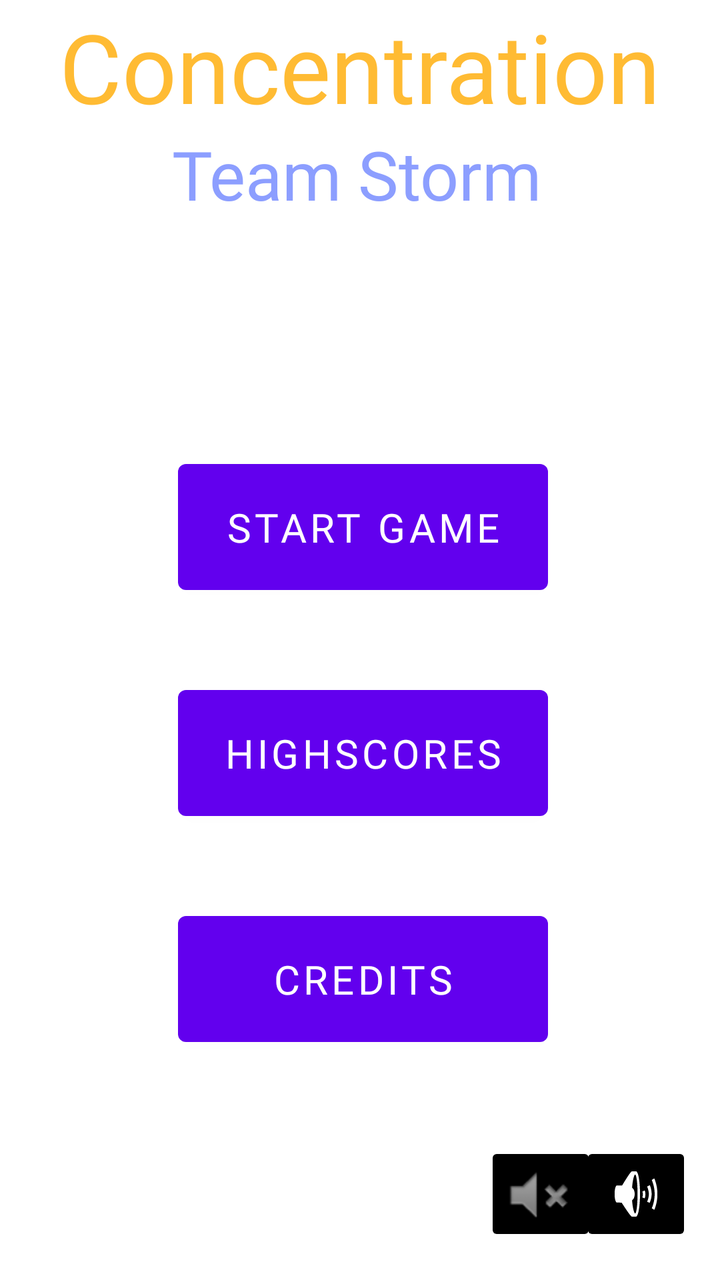
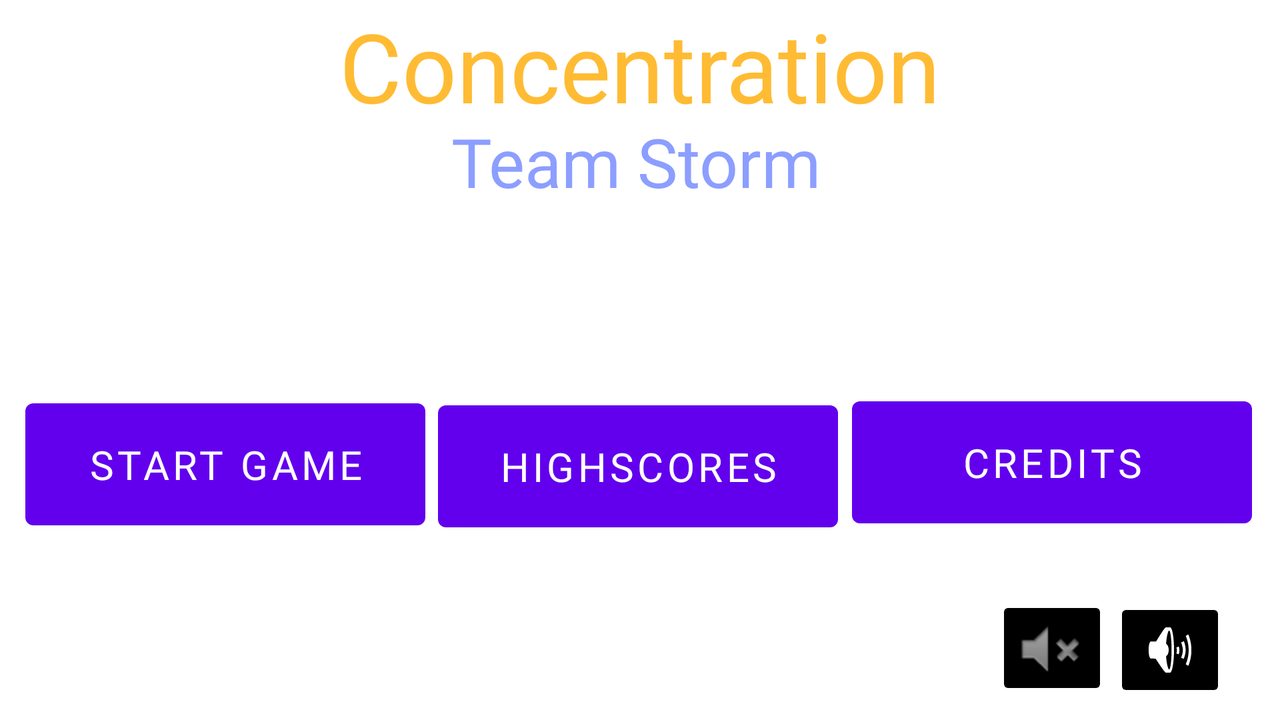

First picture: res/layout/ on a phone held upright. Second picture: the repository's own variant of that layout, on a device whose configuration matches the variant's folder. Source for both follows.
<!-- AndroidManifest.xml: application theme Theme.ConcentrationGame -->
<!-- res/layout/activity_main.xml -->
<?xml version="1.0" encoding="utf-8"?>
<androidx.constraintlayout.widget.ConstraintLayout xmlns:android="http://schemas.android.com/apk/res/android"
    xmlns:app="http://schemas.android.com/apk/res-auto"
    xmlns:tools="http://schemas.android.com/tools"
    android:layout_width="match_parent"
    android:layout_height="match_parent"
    android:background="@drawable/photo_1583459094467_e0db130c0dea"
    tools:context=".MainActivity">

    <ImageButton
        android:id="@+id/mainMusicButton"
        android:layout_width="wrap_content"
        android:layout_height="wrap_content"
        android:backgroundTint="@color/black"
        android:contentDescription="@string/mute_audio"
        app:layout_constraintBottom_toBottomOf="parent"
        app:layout_constraintEnd_toEndOf="parent"
        app:layout_constraintHorizontal_bias="0.954"
        app:layout_constraintStart_toStartOf="parent"
        app:layout_constraintTop_toTopOf="parent"
        app:layout_constraintVertical_bias="0.971"
        app:srcCompat="@android:drawable/ic_lock_silent_mode_off" />

    <TextView
        android:id="@+id/titleLabel1"
        android:layout_width="wrap_content"
        android:layout_height="wrap_content"
        android:fontFamily="@font/stick"
        android:text="@string/concentration"
        android:textAllCaps="false"
        android:textAppearance="@style/TextAppearance.AppCompat.Display1"
        android:textColor="@android:color/holo_orange_light"
        android:textSize="48sp"
        app:layout_constraintBottom_toBottomOf="parent"
        app:layout_constraintEnd_toEndOf="parent"
        app:layout_constraintStart_toStartOf="parent"
        app:layout_constraintTop_toTopOf="parent"
        app:layout_constraintVertical_bias="0.002" />

    <Button
        android:id="@+id/startButton"
        android:layout_width="185dp"
        android:layout_height="75dp"
        android:fontFamily="@font/stick"
        android:text="@string/start_game"
        android:textSize="20sp"
        app:layout_constraintBottom_toBottomOf="parent"
        app:layout_constraintEnd_toEndOf="parent"
        app:layout_constraintHorizontal_bias="0.508"
        app:layout_constraintStart_toStartOf="parent"
        app:layout_constraintTop_toTopOf="parent"
        app:layout_constraintVertical_bias="0.4" />

    <Button
        android:id="@+id/highscoreButton"
        android:layout_width="185dp"
        android:layout_height="75dp"
        android:fontFamily="@font/stick"
        android:text="@string/highscores"
        android:textSize="20sp"
        app:layout_constraintBottom_toBottomOf="parent"
        app:layout_constraintEnd_toEndOf="parent"
        app:layout_constraintHorizontal_bias="0.508"
        app:layout_constraintStart_toStartOf="parent"
        app:layout_constraintTop_toTopOf="parent"
        app:layout_constraintVertical_bias="0.6" />

    <Button
        android:id="@+id/creditsButton"
        android:layout_width="185dp"
        android:layout_height="75dp"
        android:fontFamily="@font/stick"
        android:text="@string/credits"
        android:textSize="20sp"
        app:layout_constraintBottom_toBottomOf="parent"
        app:layout_constraintEnd_toEndOf="parent"
        app:layout_constraintHorizontal_bias="0.508"
        app:layout_constraintStart_toStartOf="parent"
        app:layout_constraintTop_toTopOf="parent"
        app:layout_constraintVertical_bias="0.8"
        tools:ignore="TextContrastCheck" />

    <TextView
        android:id="@+id/titleLabel2"
        android:layout_width="wrap_content"
        android:layout_height="wrap_content"
        android:fontFamily="@font/stick"
        android:text="@string/team_storm"
        android:textColor="#8C9EFF"
        android:textSize="34sp"
        app:layout_constraintBottom_toBottomOf="parent"
        app:layout_constraintEnd_toEndOf="parent"
        app:layout_constraintHorizontal_bias="0.491"
        app:layout_constraintStart_toStartOf="parent"
        app:layout_constraintTop_toTopOf="parent"
        app:layout_constraintVertical_bias="0.108" />

    <ImageButton
        android:id="@+id/mainUnmuteButton"
        android:layout_width="wrap_content"
        android:layout_height="wrap_content"
        android:backgroundTint="@color/black"
        android:contentDescription="@string/unmute_audio"
        app:layout_constraintBottom_toBottomOf="parent"
        app:layout_constraintEnd_toEndOf="parent"
        app:layout_constraintHorizontal_bias="0.797"
        app:layout_constraintStart_toStartOf="parent"
        app:layout_constraintTop_toTopOf="parent"
        app:layout_constraintVertical_bias="0.971"
        app:srcCompat="@android:drawable/ic_lock_silent_mode"
        tools:ignore="DuplicateSpeakableTextCheck" />

</androidx.constraintlayout.widget.ConstraintLayout>
<!-- resources referenced by this layout -->
<resources>
  <color name="black">#FF000000</color>
  <string name="concentration">Concentration</string>
  <string name="credits">CREDITS</string>
  <string name="highscores">HIGHSCORES</string>
  <string name="mute_audio">Mute Audio</string>
  <string name="start_game">START GAME</string>
  <string name="team_storm">Team Storm</string>
  <string name="unmute_audio">Unmute Audio</string>
  <style name="Theme.ConcentrationGame" parent="Theme.MaterialComponents.DayNight.DarkActionBar">
          
          <item name="colorPrimary">@color/purple_500</item>
          <item name="colorPrimaryVariant">@color/purple_700</item>
          <item name="colorOnPrimary">@color/white</item>
          
          <item name="colorSecondary">@color/teal_200</item>
          <item name="colorSecondaryVariant">@color/teal_700</item>
          <item name="colorOnSecondary">@color/black</item>
          
          <item name="android:statusBarColor">?attr/colorPrimaryVariant</item>
          
      </style>
  <color name="purple_500">#FF6200EE</color>
  <color name="purple_700">#FF3700B3</color>
  <color name="white">#FFFFFFFF</color>
  <color name="teal_200">#FF03DAC5</color>
  <color name="teal_700">#FF018786</color>
</resources>
<!-- res/layout-land/activity_main.xml (the repository's variant of the layout above) -->
<!-- drawn on the phone turned sideways -->
<?xml version="1.0" encoding="utf-8"?>
<androidx.constraintlayout.widget.ConstraintLayout xmlns:android="http://schemas.android.com/apk/res/android"
    xmlns:app="http://schemas.android.com/apk/res-auto"
    xmlns:tools="http://schemas.android.com/tools"
    android:layout_width="match_parent"
    android:layout_height="match_parent"
    android:background="@drawable/photo_1583459094467_e0db130c0dea"
    tools:context=".MainActivity">

    <ImageButton
        android:id="@+id/mainUnmuteButton"
        android:layout_width="wrap_content"
        android:layout_height="wrap_content"
        android:backgroundTint="@color/black"
        android:contentDescription="@string/unmute_audio"
        app:layout_constraintBottom_toBottomOf="parent"
        app:layout_constraintEnd_toEndOf="parent"
        app:layout_constraintHorizontal_bias="0.853"
        app:layout_constraintStart_toStartOf="parent"
        app:layout_constraintTop_toTopOf="parent"
        app:layout_constraintVertical_bias="0.967"
        app:srcCompat="@android:drawable/ic_lock_silent_mode"
        tools:ignore="DuplicateSpeakableTextCheck" />

    <ImageButton
        android:id="@+id/mainMusicButton"
        android:layout_width="wrap_content"
        android:layout_height="wrap_content"
        android:backgroundTint="@color/black"
        android:contentDescription="@string/unmute_audio"
        app:layout_constraintBottom_toBottomOf="parent"
        app:layout_constraintEnd_toEndOf="parent"
        app:layout_constraintHorizontal_bias="0.954"
        app:layout_constraintStart_toStartOf="parent"
        app:layout_constraintTop_toTopOf="parent"
        app:layout_constraintVertical_bias="0.971"
        app:srcCompat="@android:drawable/ic_lock_silent_mode_off"
        tools:ignore="SpeakableTextPresentCheck" />

    <TextView
        android:id="@+id/titleLabel1"
        android:layout_width="wrap_content"
        android:layout_height="wrap_content"
        android:fontFamily="@font/stick"
        android:text="@string/concentration"
        android:textAllCaps="false"
        android:textAppearance="@style/TextAppearance.AppCompat.Display1"
        android:textColor="@android:color/holo_orange_light"
        android:textSize="48sp"
        app:layout_constraintBottom_toBottomOf="parent"
        app:layout_constraintEnd_toEndOf="parent"
        app:layout_constraintStart_toStartOf="parent"
        app:layout_constraintTop_toTopOf="parent"
        app:layout_constraintVertical_bias="0.002" />

    <Button
        android:id="@+id/startButton"
        android:layout_width="200dp"
        android:layout_height="73dp"
        android:fontFamily="@font/stick"
        android:text="@string/start_game"
        android:textSize="20sp"
        app:layout_constraintBottom_toBottomOf="parent"
        app:layout_constraintEnd_toStartOf="@+id/highscoreButton"
        app:layout_constraintHorizontal_bias="0.658"
        app:layout_constraintStart_toStartOf="parent"
        app:layout_constraintTop_toTopOf="parent"
        app:layout_constraintVertical_bias="0.682"
        tools:ignore="TextContrastCheck" />

    <Button
        android:id="@+id/highscoreButton"
        android:layout_width="200dp"
        android:layout_height="73dp"
        android:fontFamily="@font/stick"
        android:text="@string/highscores"
        android:textSize="20sp"
        app:layout_constraintBottom_toBottomOf="parent"
        app:layout_constraintEnd_toEndOf="parent"
        app:layout_constraintHorizontal_bias="0.498"
        app:layout_constraintStart_toStartOf="parent"
        app:layout_constraintTop_toTopOf="parent"
        app:layout_constraintVertical_bias="0.685" />

    <Button
        android:id="@+id/creditsButton"
        android:layout_width="200dp"
        android:layout_height="73dp"
        android:fontFamily="@font/stick"
        android:text="@string/credits"
        android:textSize="20sp"
        app:layout_constraintBottom_toBottomOf="parent"
        app:layout_constraintEnd_toEndOf="parent"
        app:layout_constraintHorizontal_bias="0.333"
        app:layout_constraintStart_toEndOf="@+id/highscoreButton"
        app:layout_constraintTop_toTopOf="parent"
        app:layout_constraintVertical_bias="0.678" />

    <TextView
        android:id="@+id/titleLabel2"
        android:layout_width="wrap_content"
        android:layout_height="wrap_content"
        android:fontFamily="@font/stick"
        android:text="@string/team_storm"
        android:textColor="#8C9EFF"
        android:textSize="34sp"
        app:layout_constraintBottom_toBottomOf="parent"
        app:layout_constraintEnd_toEndOf="parent"
        app:layout_constraintHorizontal_bias="0.496"
        app:layout_constraintStart_toStartOf="parent"
        app:layout_constraintTop_toTopOf="parent"
        app:layout_constraintVertical_bias="0.184" />

</androidx.constraintlayout.widget.ConstraintLayout>
<!-- resources referenced by the variant -->
<!-- as the phone turned sideways resolves them -->
<resources>
  <color name="black">#FF000000</color>
  <string name="concentration">Concentration</string>
  <string name="credits">CREDITS</string>
  <string name="highscores">HIGHSCORES</string>
  <string name="start_game">START GAME</string>
  <string name="team_storm">Team Storm</string>
  <string name="unmute_audio">Unmute Audio</string>
  <style name="Theme.ConcentrationGame" parent="Theme.MaterialComponents.DayNight.DarkActionBar">
          
          <item name="colorPrimary">@color/purple_500</item>
          <item name="colorPrimaryVariant">@color/purple_700</item>
          <item name="colorOnPrimary">@color/white</item>
          
          <item name="colorSecondary">@color/teal_200</item>
          <item name="colorSecondaryVariant">@color/teal_700</item>
          <item name="colorOnSecondary">@color/black</item>
          
          <item name="android:statusBarColor">?attr/colorPrimaryVariant</item>
          
      </style>
  <color name="purple_500">#FF6200EE</color>
  <color name="purple_700">#FF3700B3</color>
  <color name="white">#FFFFFFFF</color>
  <color name="teal_200">#FF03DAC5</color>
  <color name="teal_700">#FF018786</color>
</resources>
